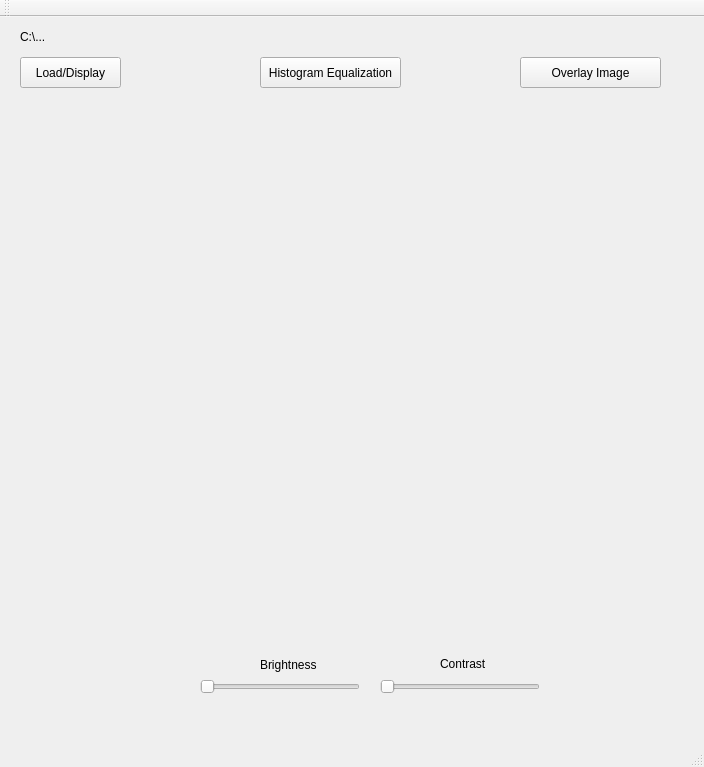
<?xml version="1.0" encoding="UTF-8"?>
<ui version="4.0">
 <class>MainWindow</class>
 <widget class="QMainWindow" name="MainWindow">
  <property name="geometry">
   <rect>
    <x>0</x>
    <y>0</y>
    <width>704</width>
    <height>767</height>
   </rect>
  </property>
  <property name="windowTitle">
   <string>MainWindow</string>
  </property>
  <widget class="QWidget" name="centralWidget">
   <widget class="QPushButton" name="pushButton">
    <property name="geometry">
     <rect>
      <x>20</x>
      <y>40</y>
      <width>101</width>
      <height>31</height>
     </rect>
    </property>
    <property name="text">
     <string>Load/Display</string>
    </property>
   </widget>
   <widget class="QSlider" name="horizontalSlider">
    <property name="geometry">
     <rect>
      <x>200</x>
      <y>660</y>
      <width>160</width>
      <height>19</height>
     </rect>
    </property>
    <property name="orientation">
     <enum>Qt::Horizontal</enum>
    </property>
   </widget>
   <widget class="QSlider" name="horizontalSlider_2">
    <property name="geometry">
     <rect>
      <x>380</x>
      <y>660</y>
      <width>160</width>
      <height>19</height>
     </rect>
    </property>
    <property name="orientation">
     <enum>Qt::Horizontal</enum>
    </property>
   </widget>
   <widget class="QLabel" name="label">
    <property name="geometry">
     <rect>
      <x>440</x>
      <y>640</y>
      <width>47</width>
      <height>13</height>
     </rect>
    </property>
    <property name="text">
     <string>Contrast</string>
    </property>
   </widget>
   <widget class="QLabel" name="label_2">
    <property name="geometry">
     <rect>
      <x>20</x>
      <y>10</y>
      <width>451</width>
      <height>20</height>
     </rect>
    </property>
    <property name="text">
     <string>C:\...</string>
    </property>
   </widget>
   <widget class="QLabel" name="label_3">
    <property name="geometry">
     <rect>
      <x>260</x>
      <y>640</y>
      <width>61</width>
      <height>16</height>
     </rect>
    </property>
    <property name="text">
     <string>Brightness</string>
    </property>
   </widget>
   <widget class="QLabel" name="label_4">
    <property name="geometry">
     <rect>
      <x>14</x>
      <y>75</y>
      <width>671</width>
      <height>561</height>
     </rect>
    </property>
    <property name="text">
     <string/>
    </property>
   </widget>
   <widget class="QLabel" name="label_6">
    <property name="geometry">
     <rect>
      <x>440</x>
      <y>680</y>
      <width>55</width>
      <height>16</height>
     </rect>
    </property>
    <property name="text">
     <string/>
    </property>
   </widget>
   <widget class="QLabel" name="label_5">
    <property name="geometry">
     <rect>
      <x>260</x>
      <y>680</y>
      <width>55</width>
      <height>16</height>
     </rect>
    </property>
    <property name="text">
     <string/>
    </property>
   </widget>
   <widget class="QPushButton" name="pushButton_2">
    <property name="geometry">
     <rect>
      <x>260</x>
      <y>40</y>
      <width>141</width>
      <height>31</height>
     </rect>
    </property>
    <property name="text">
     <string>Histogram Equalization</string>
    </property>
   </widget>
   <widget class="QPushButton" name="pushButton_3">
    <property name="geometry">
     <rect>
      <x>520</x>
      <y>40</y>
      <width>141</width>
      <height>31</height>
     </rect>
    </property>
    <property name="text">
     <string>Overlay Image</string>
    </property>
   </widget>
  </widget>
  <widget class="QToolBar" name="mainToolBar">
   <attribute name="toolBarArea">
    <enum>TopToolBarArea</enum>
   </attribute>
   <attribute name="toolBarBreak">
    <bool>false</bool>
   </attribute>
  </widget>
  <widget class="QStatusBar" name="statusBar"/>
 </widget>
 <layoutdefault spacing="6" margin="11"/>
 <tabstops>
  <tabstop>pushButton</tabstop>
  <tabstop>pushButton_2</tabstop>
  <tabstop>pushButton_3</tabstop>
  <tabstop>horizontalSlider</tabstop>
  <tabstop>horizontalSlider_2</tabstop>
 </tabstops>
 <resources/>
 <connections/>
</ui>
